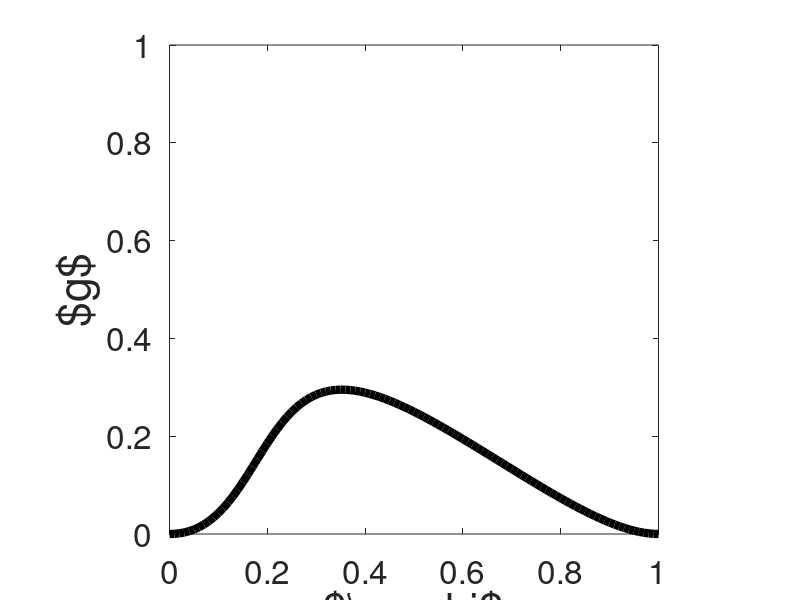

Reproduce this figure in MATLAB.
clear; clf;
phi=[0:100]/100;
tau_m=2; 
I=0.13;
dv=0.1;



g=atan(tan(pi*phi-pi/2)+dv/sqrt(tau_m*I-1/4))/pi+1/2-phi;


subplot(111);
plot(phi,g,'-k','Linewidth',6);
set(gca,'Fontsize',24);
xlabel('$\varphi$','Fontsize',32);
ylabel('$g$','Fontsize',32);
axis([0,1,0,1]); 
axis('square');
shg;
